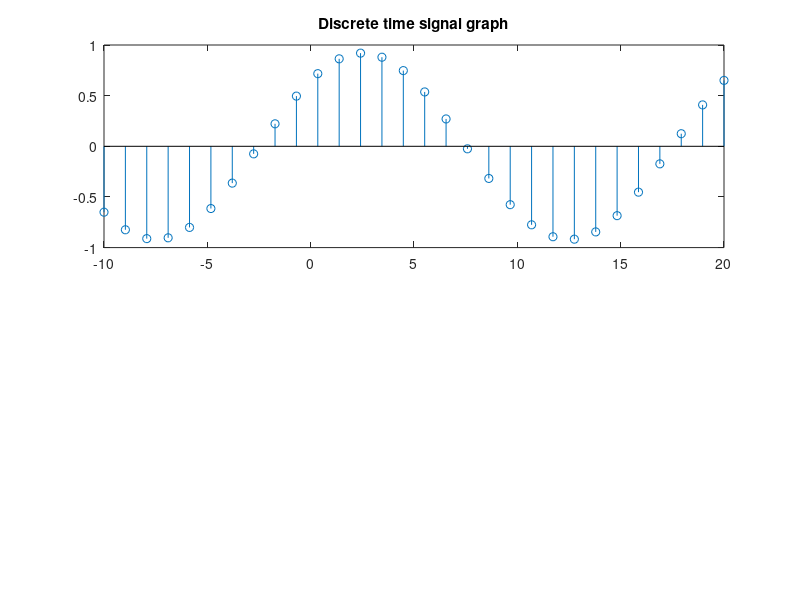

MATLAB code for this plot: (Note: this script raises an error after producing the figure.)
k = linspace(-10,20,30)';
f1 = (-0.92 * sin((0.1 * pi * k)-((3 * pi)/4)));
subplot(211);
stem(k,f1);
title('Discrete time signal graph');

k = linspace(0,50)';
f2 = ((-0.93)^k) * exp((i*pi*k)/sqrt(350));
subplot(212);
stem(k,f2);